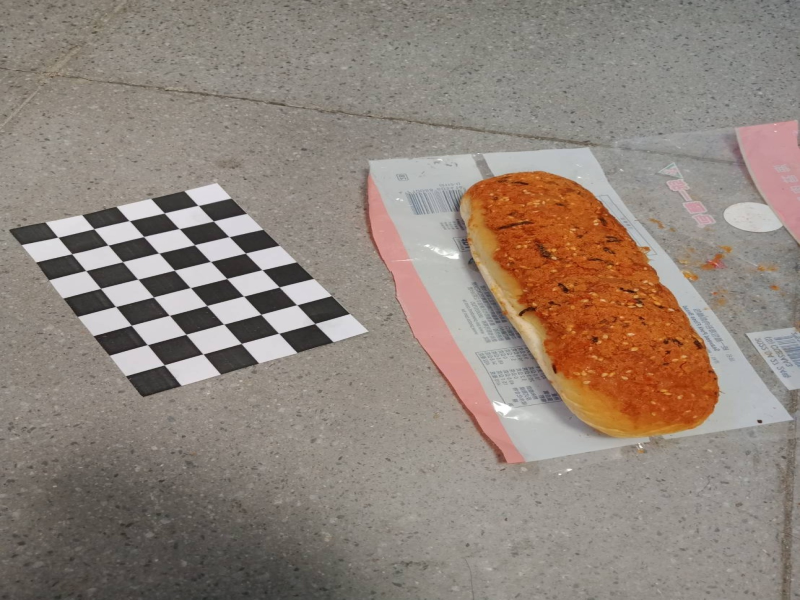
#> input picture INPUT/scan1001/57884.jpg, 1600 x 1200 px (shown at 1/2 size); its folder holds only this picture in this run
$ jupyter execute '多圖棋盤之相機校正.ipynb'
#> lines starting #> are read from the running program, lines starting #| are printed output that depends on the picture
# 設置引數
此程式用來製作MVSNet之input

需要不同角度的圖片

[cell 1]
import argparse
import sys

parser = argparse.ArgumentParser(description='caculate diff view of object and Make input for MVSNet')

parser.add_argument('--chessboard_width',type=int,default=8,help='bigger size of chessboard')
parser.add_argument('--chessboard_height',type=int,default=5,help='smaller size of chessboard')
parser.add_argument('--grid_size',type=int,default=15,help='edge length of chessboard-grid in real world(unit：mm)')
parser.add_argument('--path',default="./INPUT/scan1001/",help='diff view picture location')
parser.add_argument('--assumed_depth',type=int,default=170,help='in MVS的初始平面(距離相機) (單位：mm)')
parser.add_argument('--interval_depth',type=int,default=2.5,help='每個平面的距離－在算的時候為：初始平面 + depth interval (單位 mm)')
parser.add_argument('--image_type',default="jpg",help='view-img type(jpg)(png)(jepg)')
# parse arguments and check
args = parser.parse_args(args=[])
print(args)

# 前處理，將圖片全部reshape成(1600,1200)並儲存
MVSNet所需之input size

[cell 2]
import glob
import os
import cv2

images = glob.glob(os.path.join(args.path,'*.{}'.format(args.image_type)))

for fname in images:
    img = cv2.imread(fname)
#> img is the input picture: shape (1200, 1600, 3); mean B, G, R 122.4, 131.9, 144.3
    # Resize Image
    img = cv2.resize(img,(1600,1200),interpolation=cv2.INTER_AREA)
    cv2.imwrite("{}".format(fname),img)

# 偵測chessboard並做Camera calibration
ref：https://docs.opencv.org/4.x/dc/dbb/tutorial_py_calibration.html

[cell 3]
import numpy as np
import cv2
import glob
from sympy import pprint
import os

# termination criteria
criteria = (cv2.TERM_CRITERIA_EPS + cv2.TERM_CRITERIA_MAX_ITER, 30, 0.001) # 30iter校正、0.001
# prepare object points, like (0,0,0), (1,0,0), (2,0,0) ....,(6,5,0)
objp = np.zeros((args.chessboard_height*args.chessboard_width,3), np.float32)
objp[:,:2] = np.mgrid[0:args.chessboard_width,0:args.chessboard_height].T.reshape(-1,2)*args.grid_size # "*10"：棋盤方格 10mm x 10mm
# Arrays to store object points and image points from all the images.
objpoints = [] # 3d point in real world space
imgpoints = [] # 2d points in image plane.

# path = "./Calibration_Img/scan1001/"

images = glob.glob(os.path.join(args.path,'*.{}'.format(args.image_type)))

ret_img = [] #紀錄有被detect到的圖片

for fname in images:
    img = cv2.imread(fname)
    gray = cv2.cvtColor(img, cv2.COLOR_BGR2GRAY)
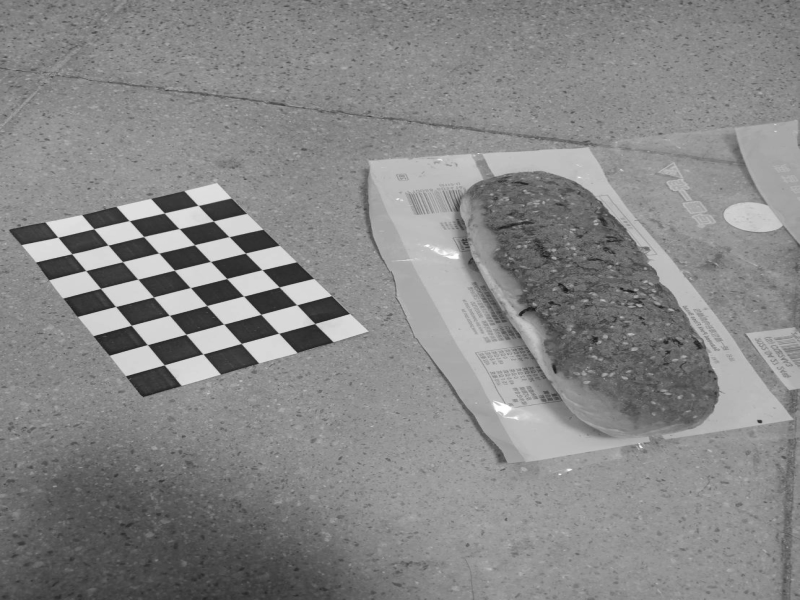
#> gray: shape (1200, 1600) (shown at 1/2 size); min 15, max 255, mean 134.5
    # Find the chess board corners
    ret, corners = cv2.findChessboardCorners(gray, (args.chessboard_width,args.chessboard_height), None)
#> ret = True; corners = 40 rows, first 8: [328.8, 730.1], [295.4, 689.7], [263, 651], [231.5, 613.1], [201.3, 577.1], [171.9, 541.6], [144.1, 507.9], [116.3, 474.6]
    # If found, add object points, image points (after refining them)
    if ret == True:
        ret_img.append(fname) #有定位到這張圖片

        objpoints.append(objp)
        corners2 = cv2.cornerSubPix(gray,corners, (11,11), (-1,-1), criteria)
#> corners2 = 40 rows, first 8: [328.9, 730.3], [295.1, 689.7], [262.9, 650.9], [231.6, 613.5], [201.5, 577.2], [172, 541.6], [144, 507.9], [116.3, 474.8]
        imgpoints.append(corners)
        # Draw and display the corners
        cv2.drawChessboardCorners(img, (args.chessboard_width,args.chessboard_height), corners2, ret)
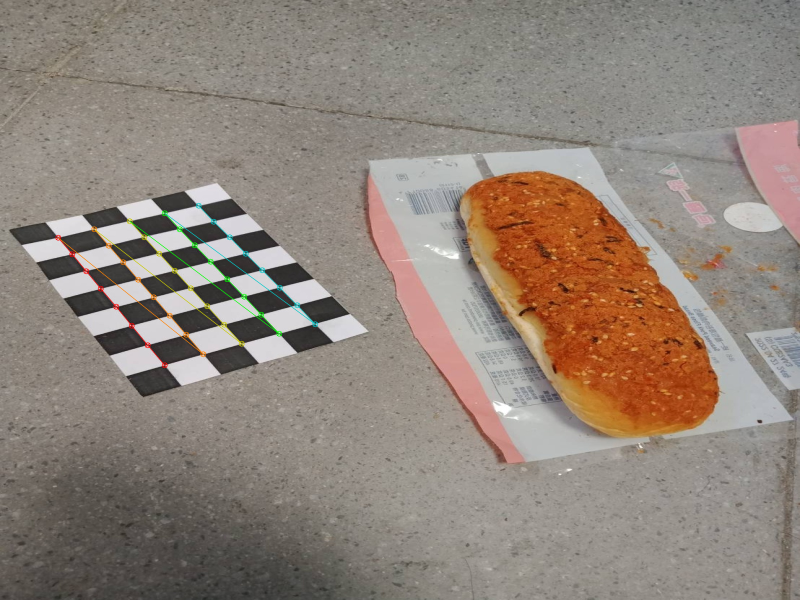
#> img: shape (1200, 1600, 3) (shown at 1/2 size); mean B, G, R 122.1, 132, 144.3
#         cv2.imshow('img', img)
#         cv2.waitKey(0)

# cv2.destroyAllWindows()

print("detected_img_num = ",len(ret_img))

ret, mtx, dist, rvecs, tvecs = cv2.calibrateCamera(objpoints, imgpoints, gray.shape[::-1],None,None)
#> ret = 0.262; mtx = [[2183, 0, 833], [0, 1200.6, 547.1], [0, 0, 1]]; dist = [[0.534, -4.67, 0.0396, 0.0344, 15.08]]; rvecs = ([-0.134, -0.553, -2.02],); tvecs = ([-89.46, 57.29, 389.2],)

intrinsic_M = []
intrinsic_M.append(mtx)

Extrinsic_M = []
for img_idx in range(len(ret_img)):
    r = cv2.Rodrigues(rvecs[img_idx])
    Extrinsic_M.append(np.concatenate((r[0],tvecs[img_idx]),axis =1))
#> after the loop, Extrinsic_M = [[[-0.494, 0.859, -0.136, -89.46], [-0.808, -0.395, 0.436, 57.29], [0.321, 0.325, 0.889, 389.2]]]
print("Extrinsic_M :")
pprint(Extrinsic_M)
#| ⎡[[-4.93519823e-01  8.58987607e-01 -1.36302880e-01 -8.94639225e+01] ⎤
#| ⎢ [-8.08373149e-01 -3.95211631e-01  4.36280436e-01  5.72909709e+01] ⎥
#| ⎣ [ 3.20891004e-01  3.25496632e-01  8.89427291e-01  3.89151008e+02]]⎦
print("*"*20)
print("intrinsic_M :")
pprint(intrinsic_M)
#| ⎡[[2.18303035e+03 0.00000000e+00 8.33022732e+02] ⎤
#| ⎢ [0.00000000e+00 1.20058607e+03 5.47073074e+02] ⎥
#| ⎣ [0.00000000e+00 0.00000000e+00 1.00000000e+00]]⎦

# 將相機參數寫入.txt檔

[cell 4]
cam_file = args.path+'cams/'
os.makedirs(cam_file, exist_ok=True)


for img_idx in range(len(ret_img)):
#     os.makedirs(cam_file+'{:0>8}_cam.txt'.format(img_idx), exist_ok=True)
    with open(cam_file+'{:0>8}_cam.txt'.format(img_idx), 'w') as f:
        # write extrinsic
        f.write('extrinsic\n')
        for i in range(3):
            f.write(" ".join(str(Extrinsic_M[img_idx][i])[1:-1].split()))
            f.write("\n")
        f.write("0.0 0.0 0.0 1.0\n")
        f.write("\n")

        # write intrinsic
        f.write("intrinsic\n")
        for i in range(3):
            f.write(" ".join(str(intrinsic_M[0][i])[1:-1].split()))
            f.write("\n")
        f.write("\n")

        # write the assumed depth and assume interval depth
#         assumed_depth = 170 # 初始平面(距離相機) (單位：mm)
#         interval_depth = 2.5 # 每個平面的距離－在算的時候為：初始平面 + depth interval (單位 mm)
        f.write(str(args.assumed_depth))
        f.write(" ")
        f.write(str(args.interval_depth))
    f.close

# 將input的圖片 distorted 回來並save之

[cell 5]
img_file = args.path+'images/'
os.makedirs(img_file, exist_ok=True)

# 將img distorted回來
for idx,fname in enumerate(ret_img):
    img = cv2.imread(fname)
    dst = cv2.undistort(img,mtx,dist,None,mtx)
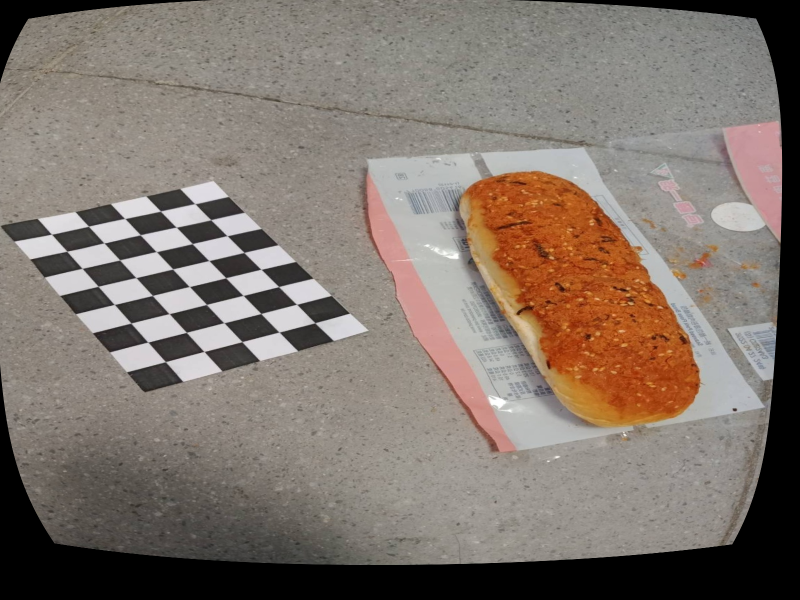
#> dst: shape (1200, 1600, 3) (shown at 1/2 size); mean B, G, R 108.6, 117, 128.2

    cv2.imwrite(img_file+'{:0>8}.jpg'.format(idx),dst)

# 製作MVS_Net所需的pair之資料

[cell 6]
# pair.txt 存至 path中
with open(args.path+'pair.txt', 'w') as f:
    # 第一行 總圖片數
    f.write(str(len(ret_img)))
    f.write("\n")
    # 依據總圖片數 做 pair 匹配 ， 但正確方法須 稀疏重建，這裡簡化為下一張圖片
    for img_idx in range(len(ret_img)): #對每個圖片進行配對
        f.write("{}\n".format(img_idx)) #圖片ID
        #取 X 張src img
        select_src_num = 10
        f.write("{} ".format(select_src_num))
        for i in range(select_src_num):
            f.write("{} ".format((img_idx+i+1)%len(ret_img))) # 配對的cloud point數，但這裡沒真正做稀疏重建，所以為下一張
            f.write("{} ".format(select_src_num-i)) # score # 這裡score為假資料
        f.write("\n")
f.close

$ run again, on INPUT/scan1001/57888.jpg
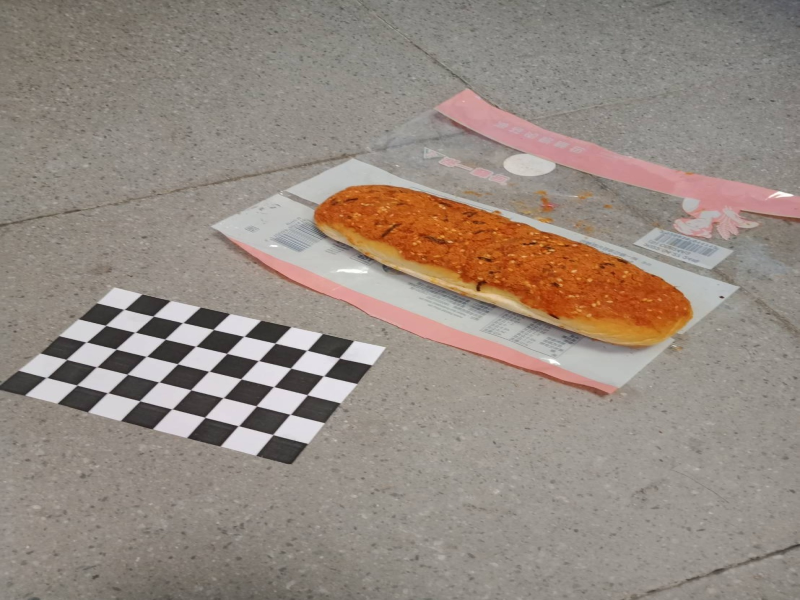
#> input picture INPUT/scan1001/57888.jpg, 1600 x 1200 px (shown at 1/2 size)
#> img is the input picture: shape (1200, 1600, 3); mean B, G, R 129.1, 138, 149.5
#> `ret, corners = cv2.findChessboardCorners(gray, (args.chessboard_width,..`: ret = True; corners = 40 rows, first 8: [546, 869.6], [477.4, 851.8], [410, 835.1], [355, 816], [277.4, 795.8], [215.5, 786.3], [154, 770.8], [104, 753]
#> corners2 = 40 rows, first 8: [546.2, 869.6], [477.3, 851.9], [410.1, 835], [344.3, 818.4], [279.8, 802.1], [215.9, 785.9], [154, 770.6], [93.43, 755.4]
#> `cv2.drawChessboardCorners(img, (args.chessboard_width,args.chessboard_..`:
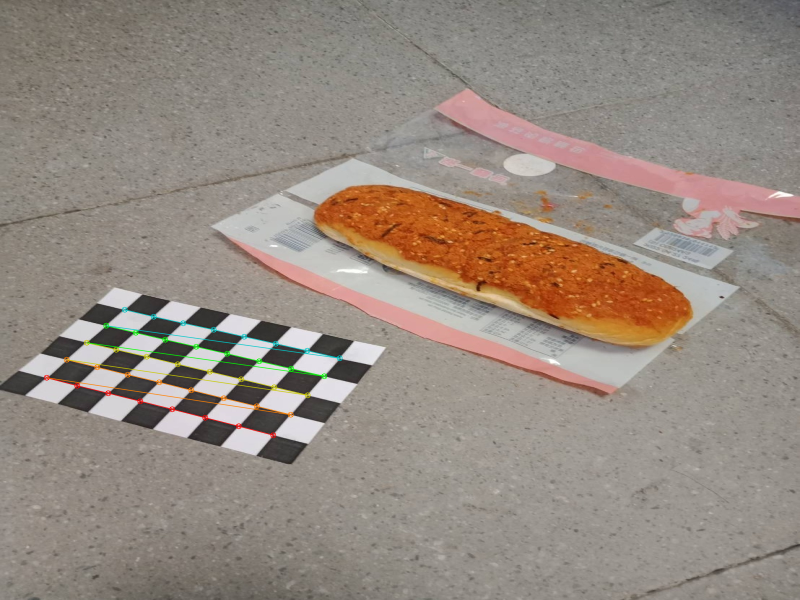
#> img: shape (1200, 1600, 3) (shown at 1/2 size); mean B, G, R 128.7, 138.1, 149.5
#> `ret, mtx, dist, rvecs, tvecs = cv2.calibrateCamera(objpoints, imgpoint..`: ret = 0.257; mtx = [[1637.4, 0, 860.3], [0, 842.3, 523.2], [0, 0, 1]]; dist = [[0.149, -0.423, 0.0173, 0.0213, 0.39]]; rvecs = ([-0.103, -0.591, -2.68],); tvecs = ([-61.23, 127.4, 319],)
#> after the loop `for img_idx in range(len(ret_img)):`: Extrinsic_M = [[[-0.922, 0.387, -0.0117, -61.23], [-0.356, -0.836, 0.418, 127.4], [0.152, 0.389, 0.908, 319]]]
#| ⎡[[-9.21953069e-01  3.87124840e-01 -1.17002953e-02 -6.12293751e+01] ⎤
#| ⎢ [-3.56222465e-01 -8.35726458e-01  4.17931626e-01  1.27391937e+02] ⎥
#| ⎣ [ 1.52013467e-01  3.89481253e-01  9.08403137e-01  3.19043341e+02]]⎦
#| ⎡[[1.63741313e+03 0.00000000e+00 8.60297380e+02] ⎤
#| ⎢ [0.00000000e+00 8.42258517e+02 5.23164950e+02] ⎥
#| ⎣ [0.00000000e+00 0.00000000e+00 1.00000000e+00]]⎦
#> `dst = cv2.undistort(img,mtx,dist,None,mtx)`:
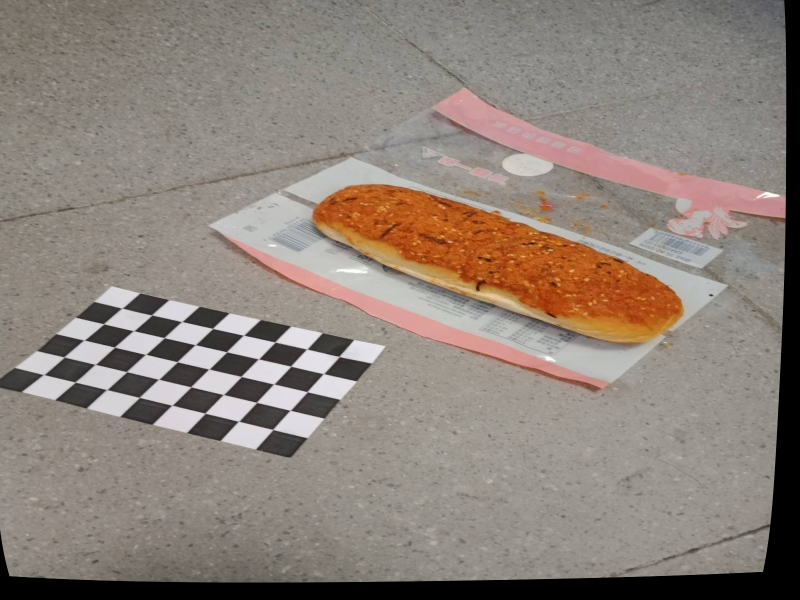
#> dst: shape (1200, 1600, 3) (shown at 1/2 size); mean B, G, R 121.7, 130.1, 141.1

$ run again, on INPUT/scan1001/57889.jpg
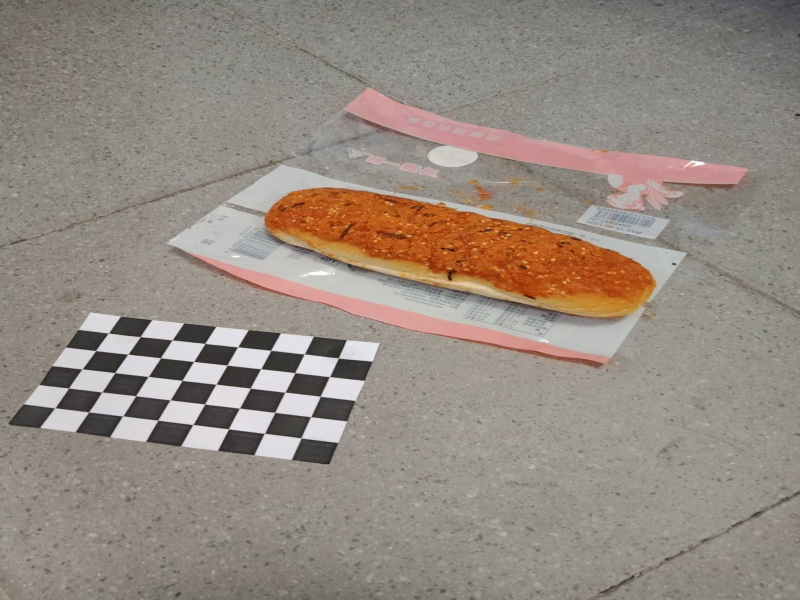
#> input picture INPUT/scan1001/57889.jpg, 1600 x 1200 px (shown at 1/2 size)
#> img is the input picture: shape (1200, 1600, 3); mean B, G, R 129.4, 138, 148.7
#> `ret, corners = cv2.findChessboardCorners(gray, (args.chessboard_width,..`: ret = True; corners = 40 rows, first 8: [602.7, 876.1], [529.5, 867], [457.6, 858], [386, 849.6], [316.3, 840.6], [245.9, 832.4], [178, 824.4], [110.3, 816.1]
#> corners2 = 40 rows, first 8: [602.7, 876.3], [529.4, 867.1], [457.5, 858.1], [386.2, 849.6], [316.1, 840.8], [245.9, 832.4], [177.6, 824.4], [110.3, 816.1]
#> `cv2.drawChessboardCorners(img, (args.chessboard_width,args.chessboard_..`:
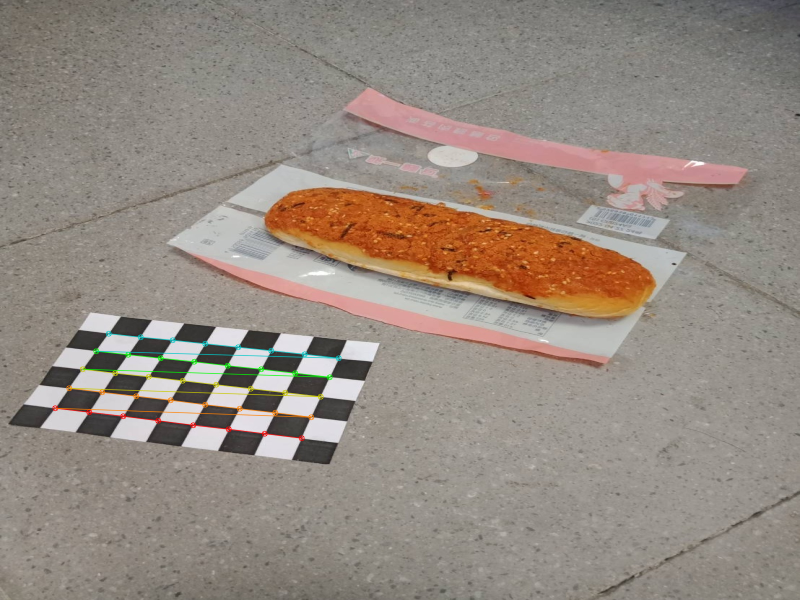
#> img: shape (1200, 1600, 3) (shown at 1/2 size); mean B, G, R 129, 138.1, 148.7
#> `ret, mtx, dist, rvecs, tvecs = cv2.calibrateCamera(objpoints, imgpoint..`: ret = 0.281; mtx = [[1748.5, 0, 862.6], [0, 908.1, 508.1], [0, 0, 1]]; dist = [[0.1, -0.26, 0.0234, 0.0184, 0.136]]; rvecs = ([-0.0579, -0.672, -2.86],); tvecs = ([-52.02, 137.3, 350.2],)
#> after the loop `for img_idx in range(len(ret_img)):`: Extrinsic_M = [[[-0.979, 0.202, -0.00732, -52.02], [-0.184, -0.877, 0.444, 137.3], [0.0831, 0.436, 0.896, 350.2]]]
#| ⎡[[-9.79432064e-01  2.01641506e-01 -7.31677383e-03 -5.20191557e+01] ⎤
#| ⎢ [-1.83852911e-01 -8.76913132e-01  4.44096235e-01  1.37329175e+02] ⎥
#| ⎣ [ 8.31320587e-02  4.36307302e-01  8.95949217e-01  3.50214561e+02]]⎦
#| ⎡[[1.74846884e+03 0.00000000e+00 8.62598508e+02] ⎤
#| ⎢ [0.00000000e+00 9.08101690e+02 5.08147107e+02] ⎥
#| ⎣ [0.00000000e+00 0.00000000e+00 1.00000000e+00]]⎦
#> `dst = cv2.undistort(img,mtx,dist,None,mtx)`:
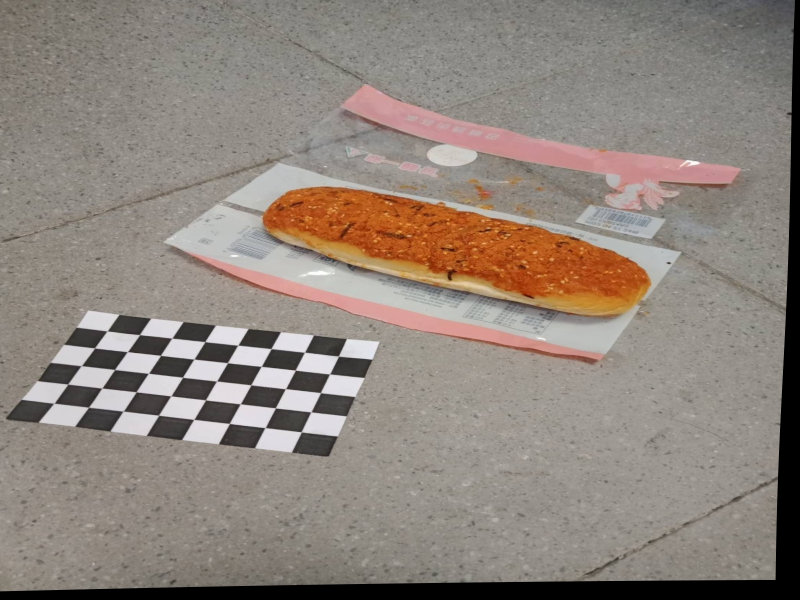
#> dst: shape (1200, 1600, 3) (shown at 1/2 size); mean B, G, R 123.9, 132.1, 142.6

$ run again, on INPUT/scan1001/57890.jpg
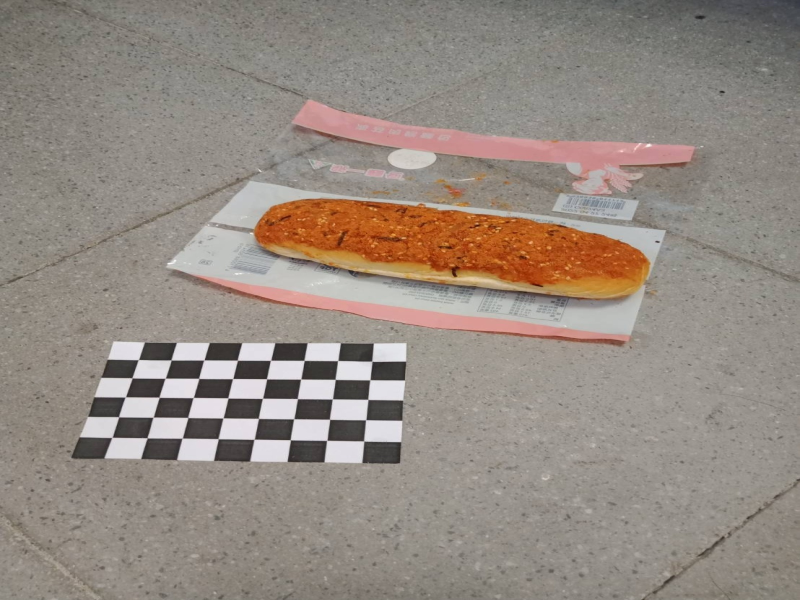
#> input picture INPUT/scan1001/57890.jpg, 1600 x 1200 px (shown at 1/2 size)
#> img is the input picture: shape (1200, 1600, 3); mean B, G, R 129.6, 138.1, 148.6
#> `ret, corners = cv2.findChessboardCorners(gray, (args.chessboard_width,..`: ret = True; corners = 40 rows, first 8: [728.1, 882.3], [654, 881.2], [581.4, 880.2], [508.5, 879], [436.5, 877.9], [364.7, 876.6], [294.9, 876.2], [224.1, 875.4]
#> corners2 = 40 rows, first 8: [728.1, 882.5], [654.1, 881.2], [581.2, 880.1], [508.6, 879], [436.7, 877.9], [364.8, 876.7], [294.5, 876.3], [224.5, 875.2]
#> `cv2.drawChessboardCorners(img, (args.chessboard_width,args.chessboard_..`:
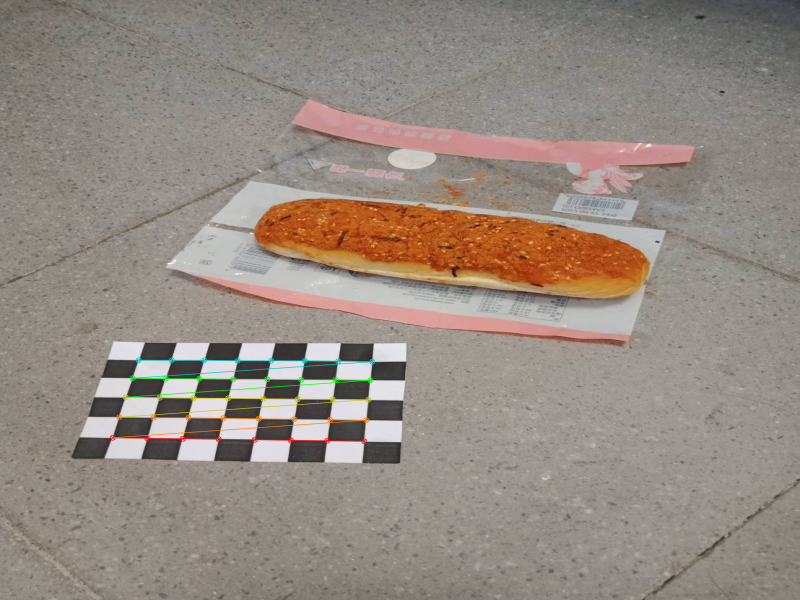
#> img: shape (1200, 1600, 3) (shown at 1/2 size); mean B, G, R 129.1, 138.2, 148.5
#> `ret, mtx, dist, rvecs, tvecs = cv2.calibrateCamera(objpoints, imgpoint..`: ret = 0.253; mtx = [[1789.3, 0, 841.3], [0, 961.9, 538], [0, 0, 1]]; dist = [[0.117, -0.631, 0.0282, 0.0114, 0.839]]; rvecs = ([-0.0708, -0.753, -3.03],); tvecs = ([-23.36, 127.9, 369.4],)
#> after the loop `for img_idx in range(len(ret_img)):`: Extrinsic_M = [[[-0.999, 0.0312, 0.039, -23.36], [-0.00928, -0.883, 0.469, 127.9], [0.0491, 0.468, 0.882, 369.4]]]
#| ⎡[[-9.98752154e-01  3.11875383e-02  3.90060618e-02 -2.33586081e+01] ⎤
#| ⎢ [-9.27678009e-03 -8.83300305e-01  4.68715813e-01  1.27906097e+02] ⎥
#| ⎣ [ 4.90721586e-02  4.67769077e-01  8.82487402e-01  3.69421306e+02]]⎦
#| ⎡[[1.78926848e+03 0.00000000e+00 8.41265647e+02] ⎤
#| ⎢ [0.00000000e+00 9.61893967e+02 5.37982479e+02] ⎥
#| ⎣ [0.00000000e+00 0.00000000e+00 1.00000000e+00]]⎦
#> `dst = cv2.undistort(img,mtx,dist,None,mtx)`:
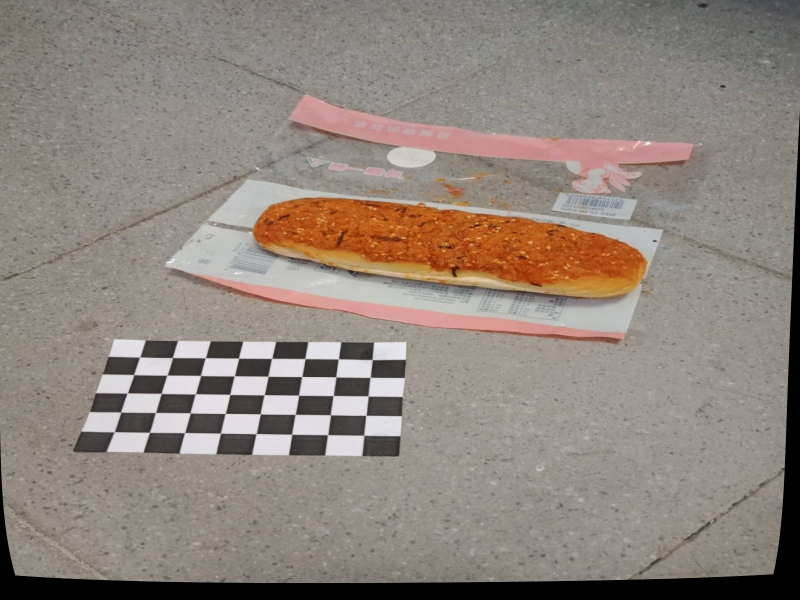
#> dst: shape (1200, 1600, 3) (shown at 1/2 size); mean B, G, R 124.1, 132.5, 142.7
